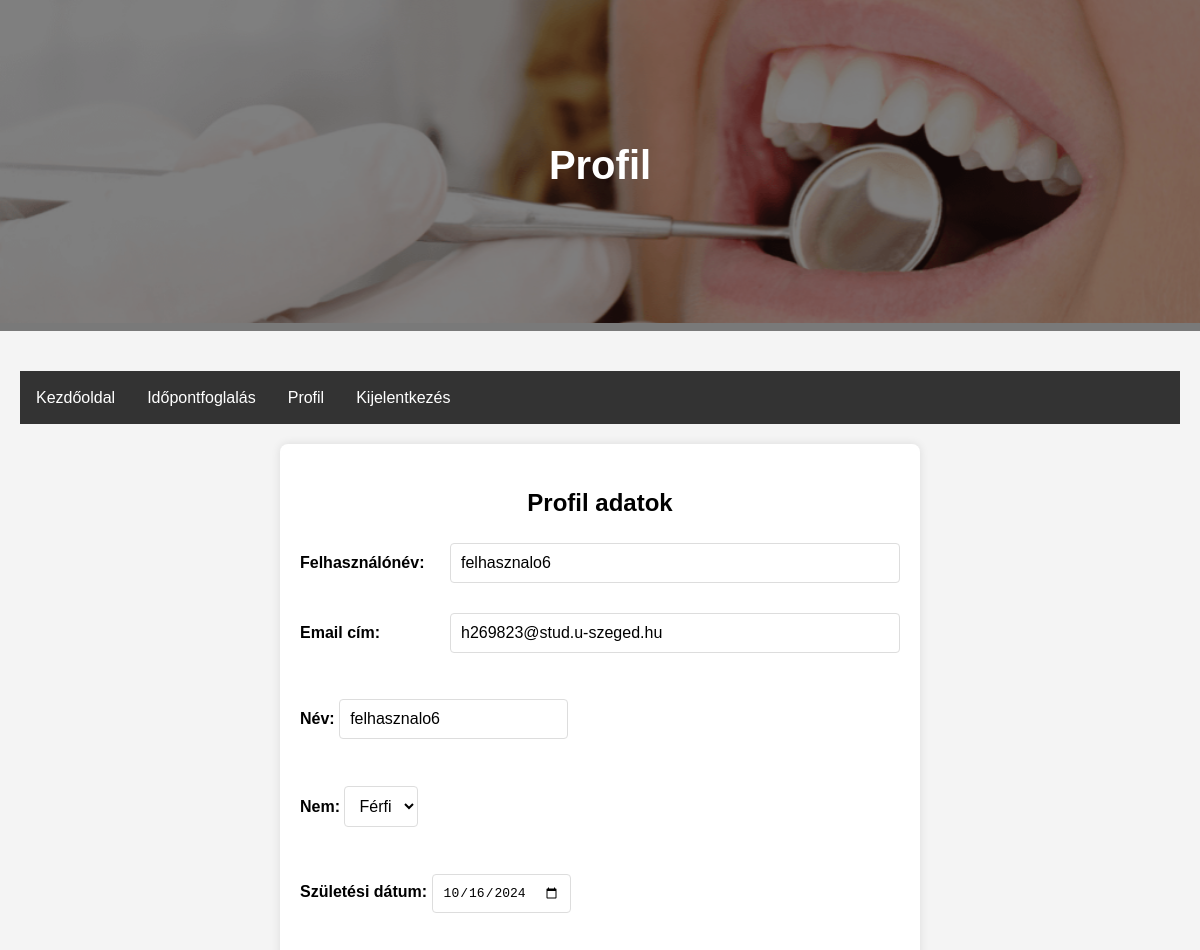
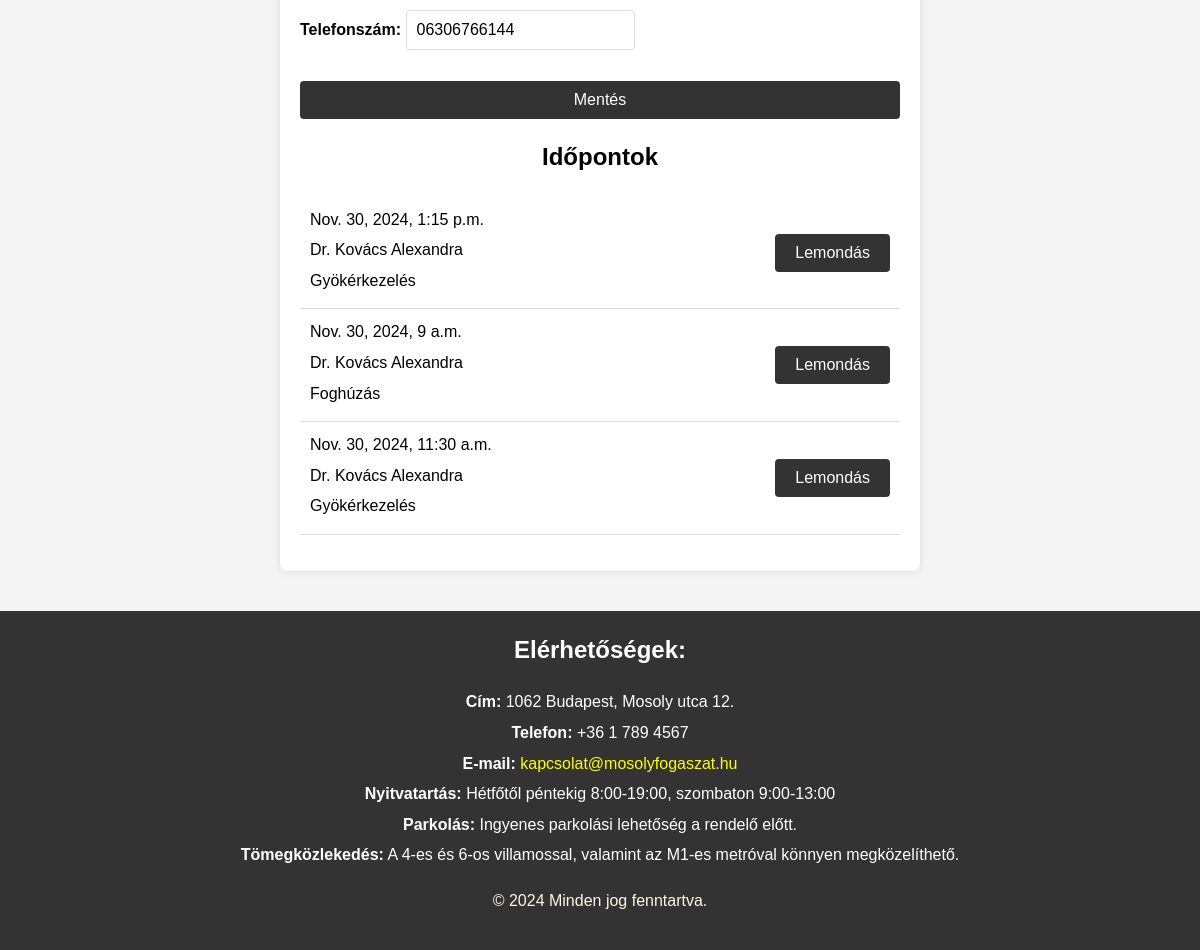
Screenshot of /profile/ (signed in) with the database file from the repository (2 pictures, top to bottom).
### rendeloweboldal/models.py (models this page shows, shortened)
class RendeloUser(AbstractUser):
    id = models.CharField(max_length=64, primary_key=True, default=str(uuid4()))  # FHIR resource identifier
    email = models.EmailField(unique=True)
    USERNAME_FIELD = 'email'
    REQUIRED_FIELDS = ['username']

class Patient(models.Model):
    id = models.CharField(max_length=64, primary_key=True)  # same as RendeloUser.id
    name = models.CharField(max_length=255)  # FHIR 'name' field
    gender = models.CharField(max_length=10, choices=[('male', 'Male'), ('female', 'Female')])
    birthDate = models.DateField(null=True, blank=True)  # FHIR 'birthDate' field
    telecom = models.CharField(max_length=255, null=True, blank=True)  # FHIR 'telecom' field for contact details

class Appointment(models.Model):
    id = models.CharField(max_length=64, primary_key=True, default=uuid4)  # FHIR resource identifier
    patient = models.CharField(max_length=64, null=True, blank=True)  # Az időpontot foglaló páciens azonosítója
    practitioner = models.ForeignKey(Doctor, on_delete=models.CASCADE)  # Link to Practitioner resource
    treatment = models.ForeignKey(Treatment, on_delete=models.SET_NULL, null=True, blank=True)  # Link to Treatment
    start = models.DateTimeField(default=timezone.now)  # FHIR 'start' field
    end = models.DateTimeField(default=timezone.now)  # FHIR 'end' field
    status = models.CharField(max_length=20, default='available', choices=[('available', 'Available'), ('booked', 'Booked'), ('cancelled', 'Cancelled')])

class Doctor(models.Model):
    id = models.CharField(max_length=64, primary_key=True)  # FHIR resource identifier
    name = models.CharField(max_length=255)
    photo = models.ImageField(upload_to='doctor_pictures/', null=True, blank=True)  # FHIR 'photo' field
    qualification = models.TextField(null=True, blank=True)  # FHIR 'qualification' field

class Treatment(models.Model):
    id = models.CharField(max_length=64, primary_key=True)  # FHIR resource identifier
    code = models.CharField(max_length=255)  # FHIR 'code' field for treatment code
    description = models.TextField()  # FHIR 'description' field
    duration = models.DurationField(null=True, blank=True)  # Kezelés hossza (opcionális)
    price = models.DecimalField(max_digits=10, decimal_places=0)  # Ár

### rendeloweboldal/views.py (the view)
# urls.py: path('profile/', views.profile_view, name='profile'),
@login_required
def profile_view(request):
    user = request.user
    if user.is_superuser or hasattr(user, 'doctor'):
        patient_form = None
    else:
        patient = get_object_or_404(Patient, id=user.id)
        patient_form = PatientForm(request.POST or None, instance=patient)
    if request.method == 'POST':
        form = ProfileForm(request.POST, instance=user)
        if form.is_valid():
            form.save()
            if patient_form and patient_form.is_valid():
                patient_form.save()
            return redirect('profile')
    else:
        form = ProfileForm(instance=user)
        if not user.is_superuser and not hasattr(user, 'doctor'):
            patient_form = PatientForm(instance=patient)
    appointments = Appointment.objects.filter(patient=user.id, status='booked')
    now = timezone.now()
    return render(request, 'profile.html', {'form': form, 'patient_form': patient_form, 'appointments': appointments, 'now': now})

### rendeloweboldal/forms.py
class ProfileForm(forms.ModelForm):
    class Meta:
        model = RendeloUser
        fields = ['username', 'email']
    username = forms.CharField(max_length=255, label='Felhasználónév')
    email = forms.EmailField(label='Email cím', widget=forms.EmailInput(attrs={'style': 'width: 100%;'}))

class PatientForm(forms.ModelForm):
    class Meta:
        model = Patient
        fields = ['name', 'gender', 'birthDate', 'telecom']
    name = forms.CharField(max_length=255, label='Név')
    gender = forms.ChoiceField(choices=[('male', 'Férfi'), ('female', 'Nő')], label='Nem')
    birthDate = forms.DateField(widget=forms.DateInput(attrs={'type': 'date'}), label='Születési dátum')
    telecom = forms.CharField(max_length=255, label='Telefonszám', required=False)

### rendeloweboldal/templates/profile.html (shortened to what this page needs)
{% load static %}
<!DOCTYPE html>
<html lang="hu">
<head>
    <link rel="stylesheet" href="{% static 'css/style.css' %}">
</head>
<body>
    <header>
        <div class="header-container">
            <img src="{% static 'images/fooldal_kep.png' %}" alt="Főoldal fotó" class="header-image">
            <div class="overlay">
                <h1 class="header-title">Profil</h1>
            </div>
        </div>
    </header>
    <main>
        <nav>
            <ul class="navbar">
                <li><a href="{% url 'home' %}">Kezdőoldal</a></li>
                {% if user.is_authenticated and not user.is_superuser %}
                    <li><a href="{% url 'book' %}">Időpontfoglalás</a></li>
                {% endif %}
                {% if user.is_authenticated %}
                    <li><a href="{% url 'profile' %}">Profil</a></li>
                    <li><a href="{% url 'logout' %}">Kijelentkezés</a></li>
                {% else %}
                    <li><a href="{% url 'login' %}">Bejelentkezés</a></li>
                {% endif %}
            </ul>
        </nav>
        <section class="profile">
            <h2>Profil adatok</h2>
            <form method="post">
                <div class="form-group">
                    <label for="id_username">Felhasználónév:</label>
                    {{ form.username }}
                </div>
                <div class="form-group">
                    <label for="id_email">Email cím:</label>
                    {{ form.email }}
                </div>
                {% if patient_form %}
                    {{ patient_form.as_p }}
                {% endif %}
                <button type="submit">Mentés</button>
            </form>
            <h2>Időpontok</h2>
            {% if appointments %}
                <ul class="appointments-list">
                    {% for appointment in appointments %}
                        <li class="appointment-item">
                            <div class="appointment-details">
                                <span class="appointment-time">{{ appointment.start }}</span>
                                <span class="appointment-practitioner">{{ appointment.practitioner.name }}</span>
                                <span class="appointment-treatment">{{ appointment.treatment.description }}</span>
                            </div>
                            {% if appointment.start|date:"Y-m-d" > now|date:"Y-m-d" %}
                                <form method="post" action="{% url 'cancel_appointment' appointment.id %}" style="display:inline;" onsubmit="return confirm('Biztosan le akarja mondani az időpontot?');">
                                    <button type="submit" class="cancel-button">Lemondás</button>
                                </form>
                            {% endif %}
                        </li>
                    {% endfor %}
                </ul>
            {% else %}
                <p>Nincsenek lefoglalt időpontjai.</p>
            {% endif %}
        </section>
    </main>
    <footer>
        <div class="contact-info">
            <h2>Elérhetőségek:</h2>
            <p><strong>Cím:</strong> 1062 Budapest, Mosoly utca 12.</p>
            <p><strong>Telefon:</strong> +36 1 789 4567</p>
            <p><strong>E-mail:</strong> <a href="mailto:kapcsolat@mosolyfogaszat.hu">kapcsolat@mosolyfogaszat.hu</a></p>
            <p><strong>Nyitvatartás:</strong> Hétfőtől péntekig 8:00-19:00, szombaton 9:00-13:00</p>
            <p><strong>Parkolás:</strong> Ingyenes parkolási lehetőség a rendelő előtt.</p>
            <p><strong>Tömegközlekedés:</strong> A 4-es és 6-os villamossal, valamint az M1-es metróval könnyen megközelíthető.</p>
        </div>
        <p class="copy">&copy; 2024 Minden jog fenntartva.</p>
    </footer>
</body>
</html>

### rendeloweboldal/static/Css/style.css (style rules this page uses)
body { font-family: Arial, sans-serif; line-height: 1.6; margin: 0; padding: 0; background-color: #f4f4f4; }
header { margin-bottom: 20px; }
.header-container { position: relative; text-align: center; color: white; }
.header-image { width: 100%; height: auto; }
.overlay { position: absolute; top: 0; left: 0; width: 100%; height: 100%; background-color: rgba(0, 0, 0, 0.5); display: flex; justify-content: center; align-items: center; }
.header-title { font-size: 2.5em; font-weight: bold; color: white; }
main { padding: 20px; }
.navbar { list-style-type: none; margin: 0; padding: 0; overflow: hidden; background-color: #333; }
.navbar li { float: left; }
.navbar li a { display: block; color: white; text-align: center; padding: 14px 16px; text-decoration: none; }
footer { background-color: #333; color: white; padding: 20px; text-align: center; }
.contact-info { margin-bottom: 20px; }
.contact-info h2 { margin-top: 0; }
.contact-info p { margin: 5px 0; }
.contact-info a { color: #ffcc00; text-decoration: none; }
.contact-info a[href^="mailto:"] { color: yellow; text-decoration: none; }
.copy { color: cornsilk; }
a[href^="mailto:"] { color: yellow; text-decoration: none; }
section.profile { background-color: white; padding: 20px; margin: 20px auto; border-radius: 8px; box-shadow: 0 0 10px rgba(0, 0, 0, 0.1); max-width: 600px; }
section.profile h2 { text-align: center; }
section.profile form { display: flex; flex-direction: column; gap: 15px; }
section.profile label { font-weight: bold; }
section.profile input { padding: 10px; border: 1px solid #ddd; border-radius: 4px; font-size: 1em; }
section.profile input[type="email"] { width: 100%; padding: 10px; border: 1px solid #ddd; border-radius: 4px; font-size: 1em; background-color: white; cursor: text; }
section.profile select { padding: 10px; border: 1px solid #ddd; border-radius: 4px; font-size: 1em; background-color: white; cursor: pointer; }
section.profile button { padding: 10px 20px; border: none; border-radius: 4px; background-color: #333; color: white; font-size: 1em; cursor: pointer; transition: background-color 0.3s; }
section.profile .form-group { display: flex; align-items: center; margin-bottom: 15px; }
section.profile .form-group label { flex: 0 0 150px; font-weight: bold; }
section.profile .form-group input { flex: 1; padding: 10px; border: 1px solid #ddd; border-radius: 4px; font-size: 1em; background-color: white; cursor: text; }
.appointments-list { list-style-type: none; padding: 0; }
.appointment-item { display: flex; justify-content: space-between; align-items: center; padding: 10px; border-bottom: 1px solid #ddd; flex-wrap: nowrap; }
.appointment-details { display: flex; flex-direction: column; flex-grow: 1; margin-right: 10px; }
.appointment-time, .appointment-practitioner, .appointment-treatment { margin-bottom: 5px; }
.cancel-button { padding: 5px 10px; border: none; border-radius: 4px; background-color: #e74c3c; color: white; cursor: pointer; transition: background-color 0.3s; margin-top: 0; }

### rows the page displays
RendeloUser: username "felhasznalo6", email "h269823@stud.u-szeged.hu"
Patient: name "felhasznalo6", gender "Férfi", birthDate "10/16/2024", telecom "06306766144"
Appointment: start "Nov. 30, 2024, 1:15 p.m.", practitioner.name "Dr. Kovács Alexandra", treatment.description "Gyökérkezelés", shows "Lemondás"
Appointment: start "Nov. 30, 2024, 9 a.m.", practitioner.name "Dr. Kovács Alexandra", treatment.description "Foghúzás", shows "Lemondás"
Appointment: start "Nov. 30, 2024, 11:30 a.m.", practitioner.name "Dr. Kovács Alexandra", treatment.description "Gyökérkezelés", shows "Lemondás"
